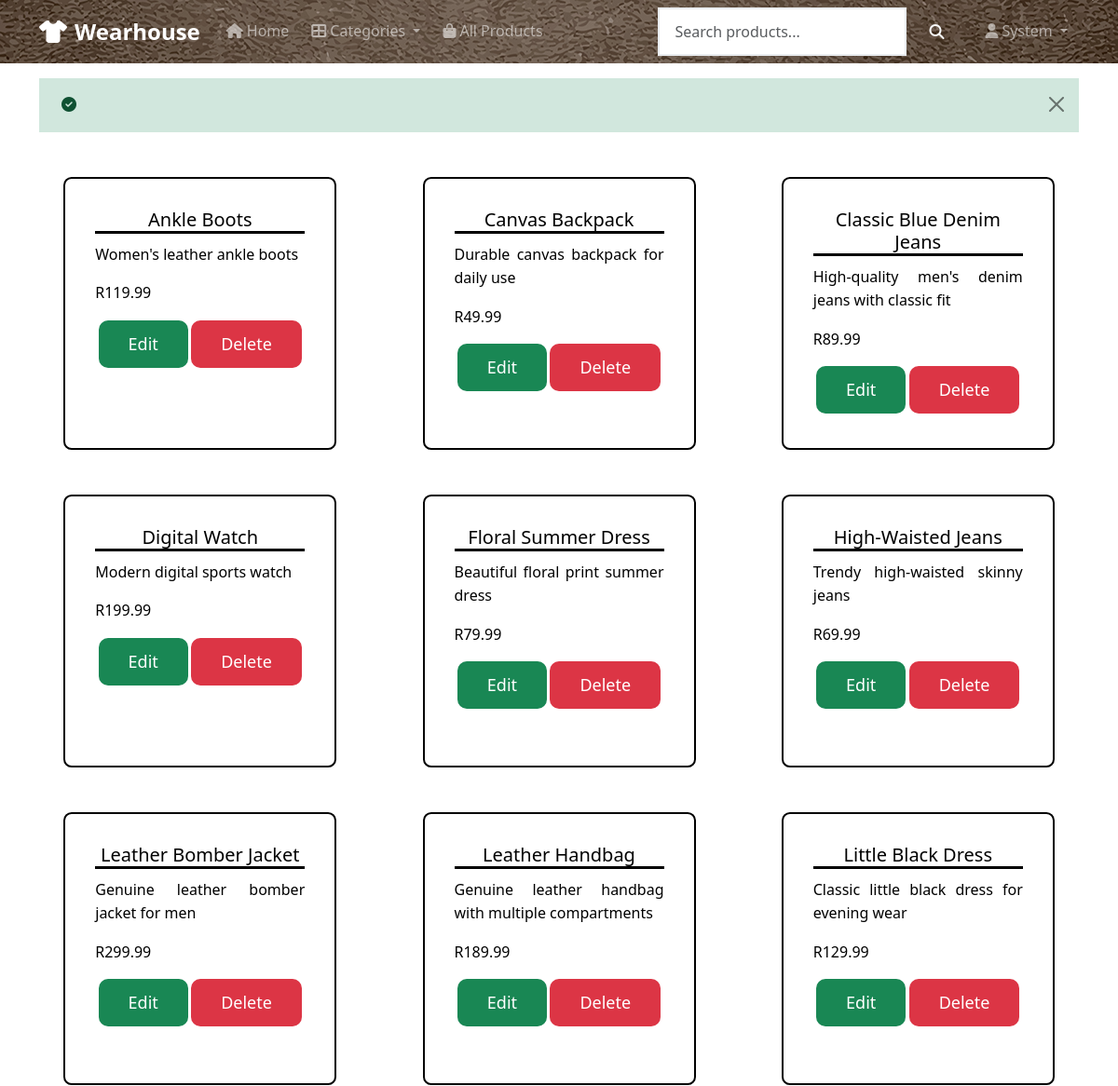
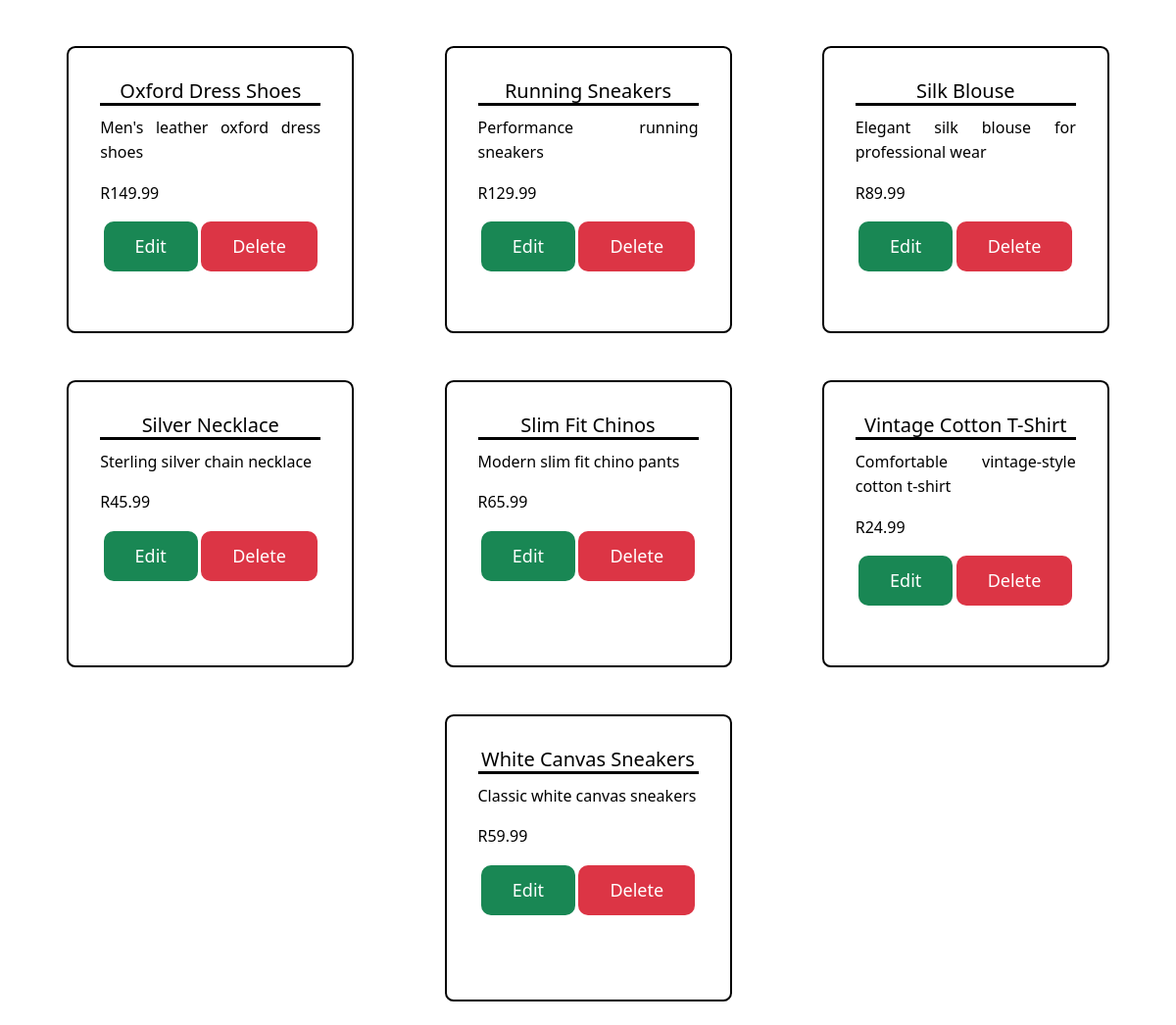
Screenshot of /admin/products.php (signed in) with the database file from the repository (2 pictures, top to bottom).
### tables this page shows
CREATE TABLE products (
    id INT PRIMARY KEY AUTO_INCREMENT,
    seller_id INT NOT NULL,
    category_id INT NOT NULL,
    name VARCHAR(200) NOT NULL,
    description TEXT,
    price DECIMAL(10,2) NOT NULL,
    stock_quantity INT DEFAULT 0,
    color VARCHAR(50),
    brand VARCHAR(100),
    image_url VARCHAR(255),
    size VARCHAR(40),
    status ENUM('active', 'inactive', 'sold') DEFAULT 'active',
    created_at TIMESTAMP DEFAULT CURRENT_TIMESTAMP,
    updated_at TIMESTAMP DEFAULT CURRENT_TIMESTAMP ON UPDATE CURRENT_TIMESTAMP,
    FOREIGN KEY (seller_id) REFERENCES users(id) ON DELETE CASCADE, 
     
    FOREIGN KEY (category_id) REFERENCES categories(id) ON DELETE RESTRICT 
     
);

### config/database.php (called while the page is built, shortened)
<?php
class Database
{
    private $host = DB_HOST;
    private $user = DB_USER;
    private $password = DB_PASS;
    private $database = DB_NAME;
    private $conn;
    public function __construct()
    {
        $this->conn = mysqli_connect($this->host, $this->user, $this->password, $this->database);
    }
    function query(string $sql, $params = [], ?string $types = null): ?mysqli_result
    {
        $stmt = $this->conn->prepare($sql);
        if (is_null($types)) {
            $stmt->execute($params);
            return $stmt->get_result() ?: null;
        }
        $stmt->bind_param($types, ...$params);
        $stmt->execute();
        return $stmt->get_result() ?: null;
    }
    public function fetchAll($sql, $params = [], ?string $types = null)
    {
        $result = $this->query($sql, $params, $types);
        return $result->fetch_all(MYSQLI_ASSOC);
    }
}
$db = new Database();

### includes/functions.php (called while the page is built, shortened)
<?php
require_once __DIR__ . '/../config/database.php';
function formatPrice($price)
{
    return 'R' . number_format($price, 2, '.', '');
}

### admin/products.php (the view, shortened to what this page needs)
<?php
require_once '../includes/functions.php';
require_once '../includes/header.php';
global $db;
$products = $db->fetchAll("SELECT * FROM products ORDER BY name");
?>
<div class="admin-container">
    <?php if (empty($products)) { ?>
        <p>No products found.</p>
    <?php } else { ?>
        <?php foreach ($products as $product) { ?>
            <div class="admin-item">
                <div class="admin-item-body">
                    <h5 class="card-title"><?php echo $product['name'] ?></h5>
                    <p class="card-text"><?php echo $product['description'] ?></p>
                    <p class="card-text"><?php echo formatPrice($product['price']) ?></p>
                    <div class="admin-buttons">
                        <a href="./product.php?request=edit&id=<?php echo urlencode($product['id']); ?>" class="btn btn-success btn-lg">Edit</a>
                        <a href="./product.php?request=delete&id=<?php echo urlencode($product['id']); ?>" class="btn btn-danger btn-lg" onclick="return confirm('Are you sure you want to delete this product?');">Delete</a>
                    </div>
                </div>
            </div>
            <?php } ?>
        <?php } ?>
</div>

### assets/css/styles.css (style rules this page uses)
body { font-family: 'Segoe UI', Tahoma, Geneva, Verdana, sans-serif; line-height: 1.6; color: var(--dark-color); background-color: #ffffff; min-height: 100vh; display: flex; flex-direction: column; }
.btn { border-radius: 10px; font-weight: 500; border: none; padding: 0.5rem 1rem; }
.btn-lg { padding: 0.75rem 2rem; font-size: 1.125rem; }
.admin-container { display: flex; flex-wrap: wrap; justify-content: space-evenly; }
.admin-item { margin: 1.5rem; border-color: black; padding: 2rem; border-radius: 3%; border-width: 2px; border-style: solid; }
.admin-buttons { display: flex; justify-content: space-evenly; }
.admin-item-body .card-title { border-bottom: solid; }
.admin-item-body .card-text { margin-top: 10px; }
.admin-item-body { text-align:justify; display: block; width: 225px; height: 225px; }
.admin-item-body > h5 { text-align: center; }

### rows the page displays
products: name "Ankle Boots", description "Women's leather ankle boots", price "R119.99"
products: name "Canvas Backpack", description "Durable canvas backpack for daily use", price "R49.99"
products: name "Classic Blue Denim Jeans", description "High-quality men's denim jeans with classic fit", price "R89.99"
products: name "Digital Watch", description "Modern digital sports watch", price "R199.99"
products: name "Floral Summer Dress", description "Beautiful floral print summer dress", price "R79.99"
products: name "High-Waisted Jeans", description "Trendy high-waisted skinny jeans", price "R69.99"
products: name "Leather Bomber Jacket", description "Genuine leather bomber jacket for men", price "R299.99"
products: name "Leather Handbag", description "Genuine leather handbag with multiple compartments", price "R189.99"
products: name "Little Black Dress", description "Classic little black dress for evening wear", price "R129.99"
products: name "Oxford Dress Shoes", description "Men's leather oxford dress shoes", price "R149.99"
products: name "Running Sneakers", description "Performance running sneakers", price "R129.99"
products: name "Silk Blouse", description "Elegant silk blouse for professional wear", price "R89.99"
products: name "Silver Necklace", description "Sterling silver chain necklace", price "R45.99"
products: name "Slim Fit Chinos", description "Modern slim fit chino pants", price "R65.99"
products: name "Vintage Cotton T-Shirt", description "Comfortable vintage-style cotton t-shirt", price "R24.99"
products: name "White Canvas Sneakers", description "Classic white canvas sneakers", price "R59.99"

### other values shown
$_SESSION['first_name'] "System"
